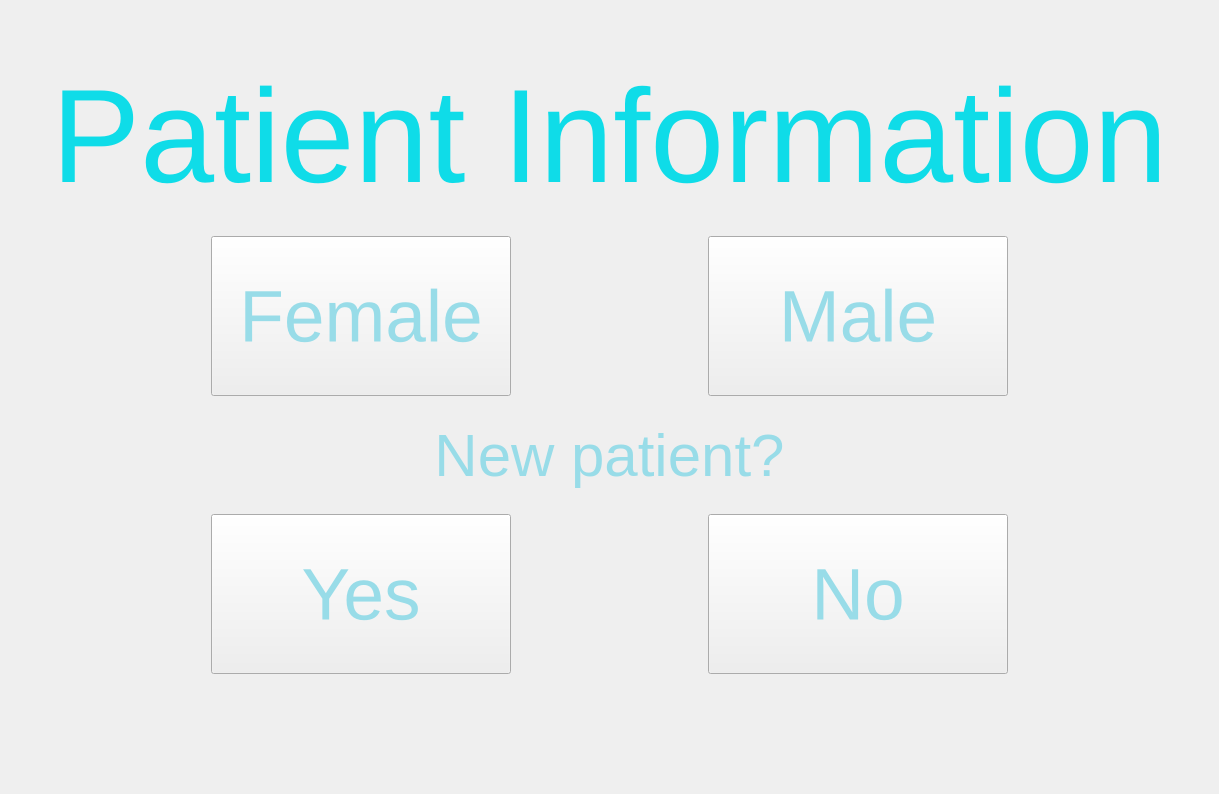
      <widget class="QWidget" name="pati_info_screen">
       <layout class="QVBoxLayout" name="verticalLayout_2">
        <item>
         <spacer name="verticalSpacer_3">
          <property name="orientation">
           <enum>Qt::Vertical</enum>
          </property>
          <property name="sizeType">
           <enum>QSizePolicy::Fixed</enum>
          </property>
          <property name="sizeHint" stdset="0">
           <size>
            <width>20</width>
            <height>50</height>
           </size>
          </property>
         </spacer>
        </item>
        <item>
         <layout class="QHBoxLayout" name="horizontalLayout_13">
          <item>
           <spacer name="horizontalSpacer_25">
            <property name="orientation">
             <enum>Qt::Horizontal</enum>
            </property>
            <property name="sizeHint" stdset="0">
             <size>
              <width>40</width>
              <height>20</height>
             </size>
            </property>
           </spacer>
          </item>
          <item>
           <widget class="QLabel" name="pati_info_label">
            <property name="font">
             <font>
              <family>Segoe UI</family>
              <pointsize>100</pointsize>
             </font>
            </property>
            <property name="styleSheet">
             <string notr="true">.QLabel{
color:rgba(15, 220, 232,255);
}</string>
            </property>
            <property name="locale">
             <locale language="English" country="UnitedStates"/>
            </property>
            <property name="text">
             <string>Patient Information</string>
            </property>
            <property name="alignment">
             <set>Qt::AlignCenter</set>
            </property>
           </widget>
          </item>
          <item>
           <spacer name="horizontalSpacer_26">
            <property name="orientation">
             <enum>Qt::Horizontal</enum>
            </property>
            <property name="sizeHint" stdset="0">
             <size>
              <width>40</width>
              <height>20</height>
             </size>
            </property>
           </spacer>
          </item>
         </layout>
        </item>
        <item>
         <spacer name="verticalSpacer_4">
          <property name="orientation">
           <enum>Qt::Vertical</enum>
          </property>
          <property name="sizeType">
           <enum>QSizePolicy::Fixed</enum>
          </property>
          <property name="sizeHint" stdset="0">
           <size>
            <width>20</width>
            <height>10</height>
           </size>
          </property>
         </spacer>
        </item>
        <item>
         <widget class="QFrame" name="frame">
          <property name="minimumSize">
           <size>
            <width>0</width>
            <height>150</height>
           </size>
          </property>
          <layout class="QHBoxLayout" name="horizontalLayout_9">
           <item>
            <spacer name="horizontalSpacer_17">
             <property name="orientation">
              <enum>Qt::Horizontal</enum>
             </property>
             <property name="sizeHint" stdset="0">
              <size>
               <width>40</width>
               <height>20</height>
              </size>
             </property>
            </spacer>
           </item>
           <item>
            <widget class="QPushButton" name="btn_female">
             <property name="minimumSize">
              <size>
               <width>300</width>
               <height>160</height>
              </size>
             </property>
             <property name="maximumSize">
              <size>
               <width>150</width>
               <height>160</height>
              </size>
             </property>
             <property name="font">
              <font>
               <family>Segoe UI</family>
               <pointsize>55</pointsize>
              </font>
             </property>
             <property name="styleSheet">
              <string notr="true">.QPushButton {
	color:rgba(152, 220,232, 255);
	border-image: url(./images/button_background1.png)
}

.QPushButton:checked {
	color:rgb(193, 254, 255);
	border-image: url(./images/button_background2.png)

}</string>
             </property>
             <property name="locale">
              <locale language="English" country="UnitedStates"/>
             </property>
             <property name="text">
              <string>Female</string>
             </property>
             <property name="checkable">
              <bool>true</bool>
             </property>
             <property name="checked">
              <bool>false</bool>
             </property>
            </widget>
           </item>
           <item>
            <spacer name="horizontalSpacer_16">
             <property name="orientation">
              <enum>Qt::Horizontal</enum>
             </property>
             <property name="sizeHint" stdset="0">
              <size>
               <width>40</width>
               <height>20</height>
              </size>
             </property>
            </spacer>
           </item>
           <item>
            <widget class="QPushButton" name="btn_male">
             <property name="minimumSize">
              <size>
               <width>300</width>
               <height>160</height>
              </size>
             </property>
             <property name="maximumSize">
              <size>
               <width>150</width>
               <height>160</height>
              </size>
             </property>
             <property name="font">
              <font>
               <family>Segoe UI</family>
               <pointsize>55</pointsize>
              </font>
             </property>
             <property name="styleSheet">
              <string notr="true">.QPushButton {
	color:rgba(152, 220,232, 255);
	border-image: url(./images/button_background1.png)
}

.QPushButton:checked {
	color:rgb(255, 255, 255);
	border-image: url(./images/button_background2.png)

}</string>
             </property>
             <property name="locale">
              <locale language="English" country="UnitedStates"/>
             </property>
             <property name="text">
              <string>Male</string>
             </property>
             <property name="checkable">
              <bool>true</bool>
             </property>
             <property name="checked">
              <bool>false</bool>
             </property>
            </widget>
           </item>
           <item>
            <spacer name="horizontalSpacer_18">
             <property name="orientation">
              <enum>Qt::Horizontal</enum>
             </property>
             <property name="sizeHint" stdset="0">
              <size>
               <width>40</width>
               <height>20</height>
              </size>
             </property>
            </spacer>
           </item>
          </layout>
         </widget>
        </item>
        <item>
         <spacer name="verticalSpacer_5">
          <property name="orientation">
           <enum>Qt::Vertical</enum>
          </property>
          <property name="sizeType">
           <enum>QSizePolicy::Fixed</enum>
          </property>
          <property name="sizeHint" stdset="0">
           <size>
            <width>20</width>
            <height>10</height>
           </size>
          </property>
         </spacer>
        </item>
        <item>
         <layout class="QHBoxLayout" name="horizontalLayout_12">
          <item>
           <spacer name="horizontalSpacer_23">
            <property name="orientation">
             <enum>Qt::Horizontal</enum>
            </property>
            <property name="sizeHint" stdset="0">
             <size>
              <width>40</width>
              <height>20</height>
             </size>
            </property>
           </spacer>
          </item>
          <item>
           <widget class="QLabel" name="new_pati_info_label">
            <property name="font">
             <font>
              <family>Segoe UI</family>
              <pointsize>45</pointsize>
             </font>
            </property>
            <property name="styleSheet">
             <string notr="true">.QLabel{
	color:rgba(152, 220,232, 255);
}</string>
            </property>
            <property name="locale">
             <locale language="English" country="UnitedStates"/>
            </property>
            <property name="text">
             <string>New patient?</string>
            </property>
            <property name="alignment">
             <set>Qt::AlignCenter</set>
            </property>
           </widget>
          </item>
          <item>
           <spacer name="horizontalSpacer_24">
            <property name="orientation">
             <enum>Qt::Horizontal</enum>
            </property>
            <property name="sizeHint" stdset="0">
             <size>
              <width>40</width>
              <height>20</height>
             </size>
            </property>
           </spacer>
          </item>
         </layout>
        </item>
        <item>
         <spacer name="verticalSpacer_6">
          <property name="orientation">
           <enum>Qt::Vertical</enum>
          </property>
          <property name="sizeType">
           <enum>QSizePolicy::Fixed</enum>
          </property>
          <property name="sizeHint" stdset="0">
           <size>
            <width>20</width>
            <height>10</height>
           </size>
          </property>
         </spacer>
        </item>
        <item>
         <widget class="QFrame" name="frame">
          <property name="minimumSize">
           <size>
            <width>0</width>
            <height>150</height>
           </size>
          </property>
          <layout class="QHBoxLayout" name="horizontalLayout_10">
           <item>
            <spacer name="horizontalSpacer_19">
             <property name="orientation">
              <enum>Qt::Horizontal</enum>
             </property>
             <property name="sizeHint" stdset="0">
              <size>
               <width>40</width>
               <height>20</height>
              </size>
             </property>
            </spacer>
           </item>
           <item>
            <widget class="QPushButton" name="btn_yes">
             <property name="minimumSize">
              <size>
               <width>300</width>
               <height>160</height>
              </size>
             </property>
             <property name="maximumSize">
              <size>
               <width>150</width>
               <height>160</height>
              </size>
             </property>
             <property name="font">
              <font>
               <family>Segoe UI</family>
               <pointsize>55</pointsize>
              </font>
             </property>
             <property name="styleSheet">
              <string notr="true">.QPushButton {
	color:rgba(152, 220,232, 255);
	border-image: url(./images/button_background1.png)
}

.QPushButton:pressed {
	border-image: url(./images/button_background2.png)

}</string>
             </property>
             <property name="locale">
              <locale language="English" country="UnitedStates"/>
             </property>
             <property name="text">
              <string>Yes</string>
             </property>
             <property name="checkable">
              <bool>true</bool>
             </property>
            </widget>
           </item>
           <item>
            <spacer name="horizontalSpacer_20">
             <property name="orientation">
              <enum>Qt::Horizontal</enum>
             </property>
             <property name="sizeHint" stdset="0">
              <size>
               <width>40</width>
               <height>20</height>
              </size>
             </property>
            </spacer>
           </item>
           <item>
            <widget class="QPushButton" name="btn_no">
             <property name="minimumSize">
              <size>
               <width>300</width>
               <height>160</height>
              </size>
             </property>
             <property name="maximumSize">
              <size>
               <width>150</width>
               <height>160</height>
              </size>
             </property>
             <property name="font">
              <font>
               <family>Segoe UI</family>
               <pointsize>55</pointsize>
              </font>
             </property>
             <property name="styleSheet">
              <string notr="true">.QPushButton {
	color:rgba(152, 220,232, 255);
	border-image: url(./images/button_background1.png)
}

.QPushButton:pressed {
	border-image: url(./images/button_background2.png)

}</string>
             </property>
             <property name="locale">
              <locale language="English" country="UnitedStates"/>
             </property>
             <property name="text">
              <string>No</string>
             </property>
             <property name="checkable">
              <bool>true</bool>
             </property>
            </widget>
           </item>
           <item>
            <spacer name="horizontalSpacer_21">
             <property name="orientation">
              <enum>Qt::Horizontal</enum>
             </property>
             <property name="sizeHint" stdset="0">
              <size>
               <width>40</width>
               <height>20</height>
              </size>
             </property>
            </spacer>
           </item>
          </layout>
         </widget>
        </item>
        <item>
         <spacer name="verticalSpacer_7">
          <property name="orientation">
           <enum>Qt::Vertical</enum>
          </property>
          <property name="sizeHint" stdset="0">
           <size>
            <width>20</width>
            <height>100</height>
           </size>
          </property>
         </spacer>
        </item>
       </layout>
      </widget>
